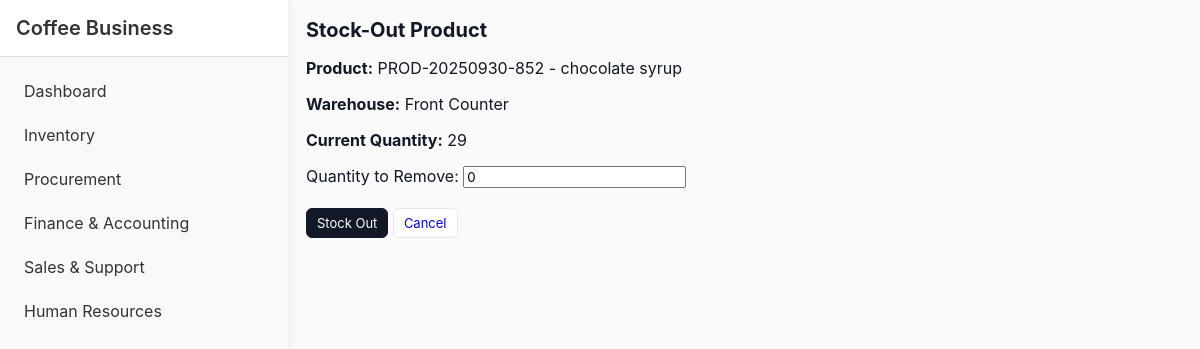
The app's page /Module1/stock_out.php?action=stock-out&id=38, older data.
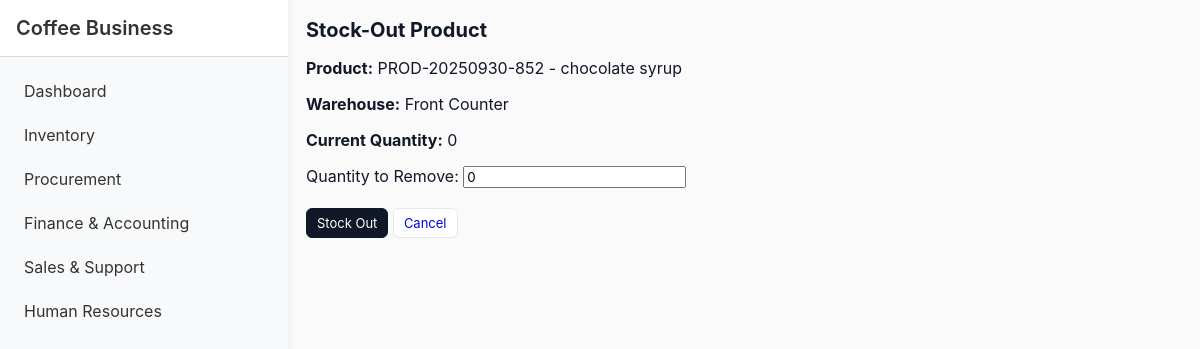
The same page, newer data.
### tables this page shows
CREATE TABLE `product_locations` (
  `product_id` int(11) NOT NULL,
  `location_id` int(11) NOT NULL,
  `quantity` int(11) NOT NULL DEFAULT 0
);

CREATE TABLE `products` (
  `id` int(11) NOT NULL,
  `sku` varchar(50) NOT NULL,
  `name` varchar(255) NOT NULL,
  `description` text DEFAULT NULL,
  `category` varchar(100) DEFAULT NULL,
  `unit` varchar(30) DEFAULT 'pcs',
  `expiration_date` date DEFAULT NULL,
  `min_qty` int(11) DEFAULT 0,
  `max_qty` int(11) DEFAULT 0,
  `created_at` timestamp NOT NULL DEFAULT current_timestamp(),
  `updated_at` timestamp NULL DEFAULT NULL ON UPDATE current_timestamp(),
  `warehouse_id` int(11) DEFAULT NULL,
  `total_quantity` int(11) DEFAULT 0,
  `unit_price` decimal(10,2) DEFAULT NULL
);

CREATE TABLE `locations` (
  `id` int(11) NOT NULL,
  `code` varchar(50) NOT NULL,
  `name` varchar(255) NOT NULL,
  `description` text DEFAULT NULL,
  `created_at` timestamp NOT NULL DEFAULT current_timestamp()
);

### Module1/stock_out.php (the view, shortened to what this page needs)
<?php
require '../db.php';
$product_id = $_GET['id'] ?? null;
$stmt = $pdo->prepare("
    SELECT p.*,
           pl.quantity AS current_qty,
           l.id AS warehouse_id,
           l.name AS warehouse_name
    FROM products p
    LEFT JOIN product_locations pl ON pl.product_id = p.id
    LEFT JOIN locations l ON l.id = pl.location_id
    WHERE p.id = ?
    LIMIT 1
");
$stmt->execute([$product_id]);
$product = $stmt->fetch(PDO::FETCH_ASSOC);
?>
<!doctype html>
<html>
<head>
    <link rel="stylesheet" href="styles.css">
</head>
<body>
    <?php include '../shared/sidebar.php'; ?>
    <div class="container" style="margin-left: 18rem;">
        <h1>Stock-Out Product</h1>
        <p><strong>Product:</strong> <?php echo htmlspecialchars($product['sku'] . ' - ' . $product['name']); ?></p>
        <p><strong>Warehouse:</strong> <?php echo htmlspecialchars($product['warehouse_name']); ?></p>
        <p><strong>Current Quantity:</strong> <?php echo (int)$product['current_qty']; ?></p>
        <form method="post">
            <label>
                Quantity to Remove:
                <input type="number" name="quantity" value="0" min="1" required>
            </label>
            <br><br>
            <button class="btn btn-primary" type="submit">Stock Out</button>
            <a class="btn" href="<?php echo BASE_URL; ?>Module1/index.php">Cancel</a>
        </form>
    </div>
</body>
</html>

Row changes from the older to the newer data that the page shows:
changed product_locations "PROD-20250930-852 - chocolate syrup": quantity "29" → "0"
